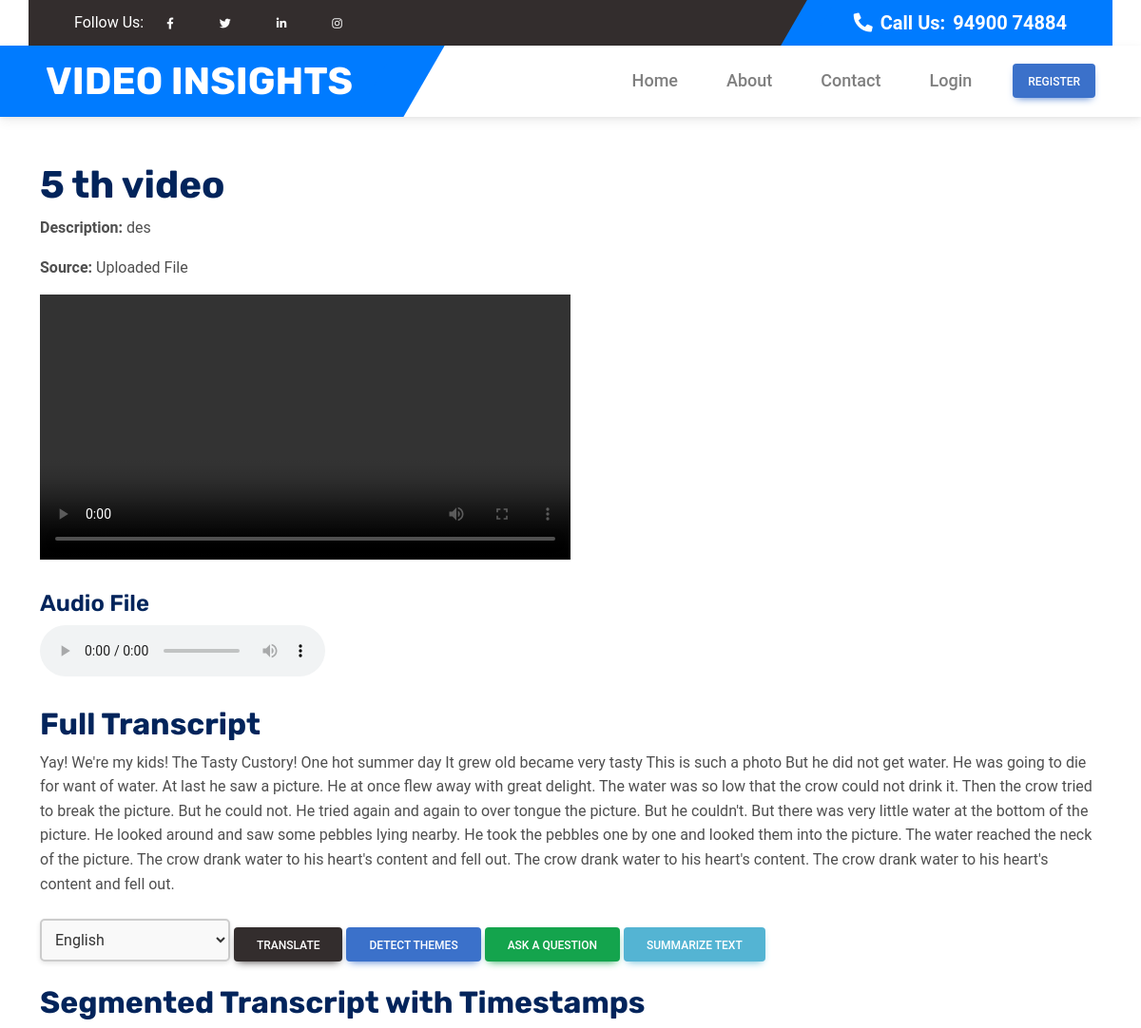
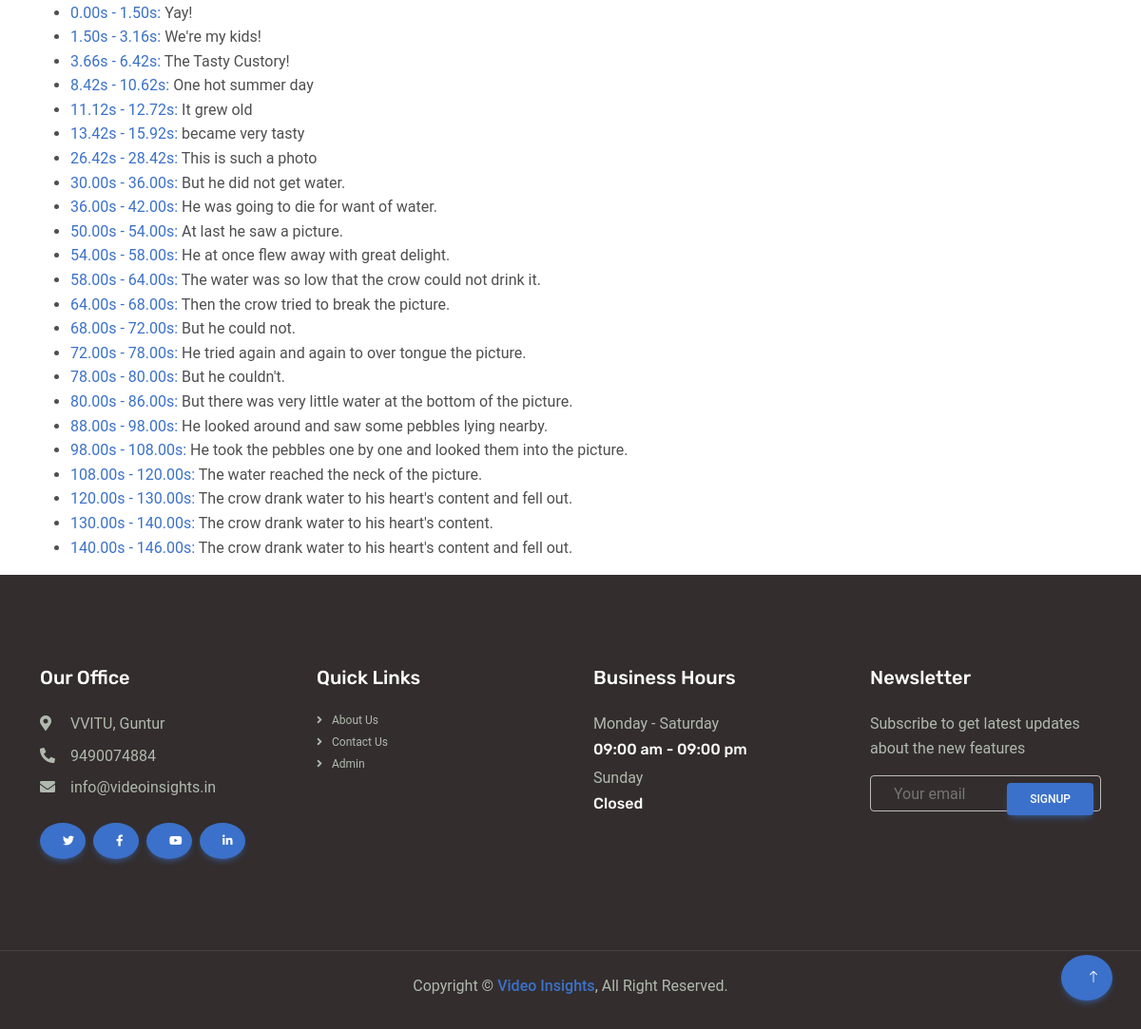
The app's page /user/video/5/ with its own data (2 pictures, top to bottom).
### app/models.py (models this page shows, shortened)
class Video(models.Model):
    user = models.ForeignKey(User, on_delete=models.CASCADE, related_name='videos',blank=True, null=True)
    title = models.CharField(max_length=255)  # Title of the video
    description = models.TextField()  # Description of the video
    url = models.URLField(blank=True, null=True)  # URL of the video (optional for file uploads)
    source = models.CharField(
        max_length=50,
        choices=[
            ('YouTube', 'YouTube'),
            ('Google Drive', 'Google Drive'),
            ('Dropbox', 'Dropbox'),
            ('Uploaded File', 'Uploaded File')
        ]  # Source of the video
    )
    transcript = models.TextField(blank=True, null=True)  # Full transcribed text
    file_name = models.CharField(max_length=255, blank=True, null=True)  # Store actual file name
    created_at = models.DateTimeField(auto_now_add=True)  # Timestamp when created

class TranscriptSegment(models.Model):
    video = models.ForeignKey(Video, on_delete=models.CASCADE, related_name='segments')  # Link to Video
    start_time = models.FloatField()  # Start time in seconds
    end_time = models.FloatField()  # End time in seconds
    text = models.TextField()  # Transcribed text for this segment

### app/views.py (the view)
# urls.py: path('video/<int:pk>/', views.video_detail, name='video_detail'),
def video_detail(request, pk):
    video = Video.objects.get(pk=pk)
    return render(request, 'video_detail.html', {'video': video})

### app/context_processors.py (called while the page is built)
def user_info(request):
    user_id = request.session.get('user_id_after_login')
    user = None
    if user_id:
        user = User.objects.filter(id=user_id).first()
    return {
        'is_user_login': user
    }

### app/templates/video_detail.html (shortened to what this page needs)
{% extends 'base_userapp.html' %}
{% load static %}
{% block content %}
<div class="container mt-5">
  <h1>{{ video.title }}</h1>
  <p><strong>Description:</strong> {{ video.description }}</p>
  <p><strong>Source:</strong> {{ video.source }}</p>
  <div class="mb-4">
    <video id="videoPlayer" width="50%" controls>
      <source src="{{ MEDIA_URL }}videos/{{ video.file_name }}" type="video/mp4" />
    </video>
  </div>
  <h4>Audio File</h4>
  <div class="mb-4">
    <audio id="audioPlayer" controls>
      <source src="{{ MEDIA_URL }}videos/{{ video.file_name|slice:":-4" }}.wav" type="audio/wav" />
    </audio>
  </div>
  <h2>Full Transcript</h2>
  <p id="transcript">{{ video.transcript }}</p>
  <div class="mt-4">
    <select id="languageSelector" style="padding: 10px; font-size: 16px; border: 2px solid #ccc; border-radius: 5px; background-color: #f9f9f9; color: #333; width: 200px; cursor: pointer; box-shadow: 0 2px 5px rgba(0, 0, 0, 0.1)">
      <option value="en" style="padding: 8px; background-color: #f9f9f9">English</option>
    </select>
    <button id="translateButton" class="btn btn-dark">Translate</button>
    <button class="btn btn-primary" onclick="detectThemes()">Detect Themes</button>
    <button class="btn btn-success" onclick="askQuestion()">Ask a Question</button>
    <button class="btn btn-info" onclick="summarizeText()">Summarize Text</button>
  </div>
  <h2>Segmented Transcript with Timestamps</h2>
  <ul>
    {% for segment in video.segments.all %}
    <li>
      <a href="javascript:void(0);" class="timestamp-link" onclick="seekTo({{ segment.start_time|floatformat:2 }})">
        {{ segment.start_time|floatformat:2 }}s - {{ segment.end_time|floatformat:2 }}s:
      </a>
      {{ segment.text }}
    </li>
    {% endfor %}
  </ul>
</div>
{% endblock %}

### app/templates/base_userapp.html (shortened to what this page needs)
{% load static %}
<!DOCTYPE html>
<html lang="en">
  <head>
    <link href="https://cdnjs.cloudflare.com/ajax/libs/font-awesome/5.10.0/css/all.min.css" rel="stylesheet" />
    <link href="https://cdn.jsdelivr.net/npm/bootstrap-icons@1.4.1/font/bootstrap-icons.css" rel="stylesheet" />
    <link href="{% static 'lib/animate/animate.min.css' %}" rel="stylesheet" />
    <link href="{% static 'lib/owlcarousel/assets/owl.carousel.min.css' %}" rel="stylesheet" />
    <link href="{% static 'css/bootstrap.min.css' %}" rel="stylesheet" />
    <link href="{% static 'css/style.css' %}" rel="stylesheet" />
    <link rel="stylesheet" href="https://stackpath.bootstrapcdn.com/bootstrap/4.5.2/css/bootstrap.min.css">
<link rel="stylesheet" href="https://cdnjs.cloudflare.com/ajax/libs/mdb-ui-kit/6.3.0/mdb.min.css" />
  </head>
  <body>
    <div class="container bg-dark px-0">
      <div class="row g-0 d-none d-lg-flex">
        <div class="col-lg-6 ps-5 text-start">
          <div class="h-100 d-inline-flex align-items-center text-white">
            <span>Follow Us:</span>
            <a class="btn btn-link text-light" href="https://www.facebook.com/vvitgunturofficial"><i class="fab fa-facebook-f"></i></a>
            <a class="btn btn-link text-light" href="https://www.facebook.com/vvitgunturofficial"><i class="fab fa-twitter"></i></a>
            <a class="btn btn-link text-light" href="https://www.linkedin.com/school/vasireddy-venkatadri-institute-of-technology-nambur-v-pedakakani-m-pin-522508-cc-bq-/"><i class="fab fa-linkedin-in"></i></a>
            <a class="btn btn-link text-light" href="https://www.linkedin.com/school/vasireddy-venkatadri-institute-of-technology-nambur-v-pedakakani-m-pin-522508-cc-bq-/"><i class="fab fa-instagram"></i></a>
          </div>
        </div>
        <div class="col-lg-6 text-end">
          <div class="h-100 topbar-right d-inline-flex align-items-center text-white py-2 px-5">
            <span class="fs-5 fw-bold me-2"><i class="fa fa-phone-alt me-2"></i>Call Us:</span>
            <span class="fs-5 fw-bold">94900 74884</span>
          </div>
        </div>
      </div>
    </div>
    <nav class="navbar navbar-expand-lg bg-white navbar-light sticky-top py-0 pe-5">
      <a href="{% url 'index' %}" class="navbar-brand ps-5 me-0">
        <h1 class="text-white m-0">VIDEO INSIGHTS</h1>
      </a>
      {% if is_user_login %}
      <div class="collapse navbar-collapse" id="navbarCollapse">
        <div class="navbar-nav ms-auto p-4 p-lg-0">
          <a href="{% url 'user_dashboard' %}" class="nav-item nav-link {% if request.resolver_match.url_name == 'user_dashboard' %} active {% endif %}">Dashboard</a>
          <a href="{% url 'upload_video' %}" class="nav-item nav-link {% if request.resolver_match.url_name == 'detection' %} active {% endif %}">Detection</a>
          <a href="{% url 'detection_history' %}" class="nav-item nav-link {% if request.resolver_match.url_name == 'detection_history' %} active {% endif %}">History</a>
          <a href="{% url 'user_profile' %}" class="nav-item nav-link {% if request.resolver_match.url_name == 'user_profile' %} active {% endif %}">My Profile</a>
          <a href="{% url 'user_feedbacks' %}" class="nav-item nav-link {% if request.resolver_match.url_name == 'user_feedbacks' %} active {% endif %}">Feedback</a>
        </div>
        <a href="{% url 'logout' %}" class="btn btn-danger px-3 d-none d-lg-block">Logout</a>
      </div>
      {% else %}
      <div class="collapse navbar-collapse" id="navbarCollapse">
        <div class="navbar-nav ms-auto p-4 p-lg-0">
          <a href="{% url 'index' %}" class="nav-item nav-link {% if request.resolver_match.url_name == 'index' %} active {% endif %}">Home</a>
          <a href="{% url 'about' %}" class="nav-item nav-link {% if request.resolver_match.url_name == 'about' %} active {% endif %}">About</a>
          <a href="{% url 'contact' %}" class="nav-item nav-link {% if request.resolver_match.url_name == 'contact' %} active {% endif %}">Contact</a>
          <a href="{% url 'user_login' %}" class="nav-item nav-link {% if request.resolver_match.url_name == 'user_login' %} active {% endif %}">Login</a>
        </div>
        <a href="{% url 'user_register' %}" class="btn btn-primary px-3 d-none d-lg-block">Register</a>
      </div>
      {% endif %}
    </nav>
    {% block content %}{% endblock %}
    <div class="container-fluid bg-dark footer py-5 wow fadeIn" data-wow-delay="0.1s">
      <div class="container py-5">
        <div class="row g-5">
          <div class="col-lg-3 col-md-6">
            <h5 class="text-white mb-4">Our Office</h5>
            <p class="mb-2"><i class="fa fa-map-marker-alt me-3"></i> VVITU, Guntur</p>
            <p class="mb-2"><i class="fa fa-phone-alt me-3"></i>9490074884</p>
            <p class="mb-2"><i class="fa fa-envelope me-3"></i>info@videoinsights.in</p>
            <div class="d-flex pt-3">
              <a class="btn btn-square btn-primary rounded-circle me-2" href="https://www.facebook.com/vvitgunturofficial"><i class="fab fa-twitter"></i></a>
              <a class="btn btn-square btn-primary rounded-circle me-2" href="https://www.facebook.com/vvitgunturofficial"><i class="fab fa-facebook-f"></i></a>
              <a class="btn btn-square btn-primary rounded-circle me-2" href="https://www.youtube.com/@SOCIALVVIT"><i class="fab fa-youtube"></i></a>
              <a class="btn btn-square btn-primary rounded-circle me-2" href="https://www.linkedin.com/school/vasireddy-venkatadri-institute-of-technology-nambur-v-pedakakani-m-pin-522508-cc-bq-/"><i class="fab fa-linkedin-in"></i></a>
            </div>
          </div>
          <div class="col-lg-3 col-md-6">
            <h5 class="text-white mb-4">Quick Links</h5>
            <a class="btn btn-link" href="{% url 'about' %}">About Us</a>
            <a class="btn btn-link" href="{% url 'contact' %}">Contact Us</a>
            <a class="btn btn-link" href="https://www.linkedin.com/in/bindu-varsha-yaddanapudi-80a7b0243/">Admin</a>
          </div>
          <div class="col-lg-3 col-md-6">
            <h5 class="text-white mb-4">Business Hours</h5>
            <p class="mb-1">Monday - Saturday</p>
            <h6 class="text-light">09:00 am - 09:00 pm</h6>
            <p class="mb-1">Sunday</p>
            <h6 class="text-light">Closed</h6>
          </div>
          <div class="col-lg-3 col-md-6">
            <h5 class="text-white mb-4">Newsletter</h5>
            <p>Subscribe to get latest updates about the new features</p>
            <div class="position-relative w-100">
              <input class="form-control bg-transparent w-100 py-3 ps-4 pe-5" type="text" placeholder="Your email" />
              <button type="button" class="btn btn-primary py-2 position-absolute top-0 end-0 mt-2 me-2">SignUp</button>
            </div>
          </div>
        </div>
      </div>
    </div>
    <div class="container-fluid copyright bg-dark py-4">
      <div class="container text-center">
        <p class="mb-2">Copyright &copy; <a class="fw-semi-bold" href="#">Video Insights</a>, All Right Reserved. </p>
      </div>
    </div>
    <a href="#" class="btn btn-lg btn-primary btn-lg-square rounded-circle back-to-top"><i class="bi bi-arrow-up"></i></a>
  </body>
</html>

### static/css/style.css (style rules this page uses)
:root { --primary: #FF5E14; --secondary: #5F656F; --light: #F5F5F5; --dark: #02245B; }
.back-to-top { position: fixed; display: none; right: 30px; bottom: 30px; z-index: 99; }
h1, h2, .h1, .h2, .fw-bold { font-weight: 700 !important; }
h3, h4, .h3, .h4, .fw-medium { font-weight: 600 !important; }
h5, h6, .h5, .h6, .fw-semi-bold { font-weight: 500 !important; }
.btn { transition: .5s; font-weight: 500; }
.btn-primary, .btn-outline-primary:hover { color: #FFFFFF; }
.btn-square { width: 38px; height: 38px; }
.btn-lg-square { width: 48px; height: 48px; }
.btn-square, .btn-sm-square, .btn-lg-square { padding: 0; display: flex; align-items: center; justify-content: center; font-weight: normal; }
.topbar-right { position: relative; background: var(--primary); }
.topbar-right::before { position: absolute; content: ""; width: 30px; height: 100%; top: 0; left: -15px; transform: skewX(-30deg); background-color: var(--primary); }
.navbar.sticky-top { top: -100px; transition: .5s; }
.navbar .navbar-brand { position: relative; padding-right: 50px; height: 75px; display: flex; align-items: center; background: var(--primary); }
.navbar .navbar-brand::after { position: absolute; content: ""; width: 50px; height: 100%; top: 0; right: -25px; transform: skewX(-30deg); background-color: var(--primary); }
.navbar .navbar-nav .nav-link { margin-right: 35px; padding: 20px 0; color: var(--dark); font-size: 18px; font-weight: 500; outline: none; }
.footer { color: #B0B9AE; }
.footer .btn.btn-link { display: block; margin-bottom: 5px; padding: 0; text-align: left; color: #B0B9AE; font-weight: normal; text-transform: capitalize; transition: .3s; }
.footer .btn.btn-link::before { position: relative; content: "\f105"; font-family: "Font Awesome 5 Free"; font-weight: 900; margin-right: 10px; }
.copyright { color: #B0B9AE; border-top: 1px solid rgba(255, 255, 255, .1); }

### records on screen
Video: title "5 th video", description "des", source "Uploaded File", transcript "Yay! We're my kids! The Tasty Custory! One hot summer day It grew old became very tasty This is such a photo But he did not get water. He was going to die for want of water. At last he saw a picture. He at once flew away with great delight. The water was so low that the crow could not drink it. Then the crow tried to break the picture. But he could not. He tried again and again to over tongue the picture. But he couldn't. But there was very little water at the bottom of the picture. He looked around and saw some pebbles lying nearby. He took the pebbles one by one and looked them into the picture. The water reached the neck of the picture. The crow drank water to his heart's content and…"
TranscriptSegment: start_time "0.00", end_time "1.50", text "Yay!"
TranscriptSegment: start_time "1.50", end_time "3.16", text "We're my kids!"
TranscriptSegment: start_time "3.66", end_time "6.42", text "The Tasty Custory!"
TranscriptSegment: start_time "8.42", end_time "10.62", text "One hot summer day"
TranscriptSegment: start_time "11.12", end_time "12.72", text "It grew old"
TranscriptSegment: start_time "13.42", end_time "15.92", text "became very tasty"
TranscriptSegment: start_time "26.42", end_time "28.42", text "This is such a photo"
TranscriptSegment: start_time "30.00", end_time "36.00", text "But he did not get water."
TranscriptSegment: start_time "36.00", end_time "42.00", text "He was going to die for want of water."
TranscriptSegment: start_time "50.00", end_time "54.00", text "At last he saw a picture."
TranscriptSegment: start_time "54.00", end_time "58.00", text "He at once flew away with great delight."
TranscriptSegment: start_time "58.00", end_time "64.00", text "The water was so low that the crow could not drink it."
TranscriptSegment: start_time "64.00", end_time "68.00", text "Then the crow tried to break the picture."
TranscriptSegment: start_time "68.00", end_time "72.00", text "But he could not."
TranscriptSegment: start_time "72.00", end_time "78.00", text "He tried again and again to over tongue the picture."
TranscriptSegment: start_time "78.00", end_time "80.00", text "But he couldn't."
TranscriptSegment: start_time "80.00", end_time "86.00", text "But there was very little water at the bottom of the picture."
TranscriptSegment: start_time "88.00", end_time "98.00", text "He looked around and saw some pebbles lying nearby."
TranscriptSegment: start_time "98.00", end_time "108.00", text "He took the pebbles one by one and looked them into the picture."
TranscriptSegment: start_time "108.00", end_time "120.00", text "The water reached the neck of the picture."
TranscriptSegment: start_time "120.00", end_time "130.00", text "The crow drank water to his heart's content and fell out."
TranscriptSegment: start_time "130.00", end_time "140.00", text "The crow drank water to his heart's content."
TranscriptSegment: start_time "140.00", end_time "146.00", text "The crow drank water to his heart's content and fell out."
